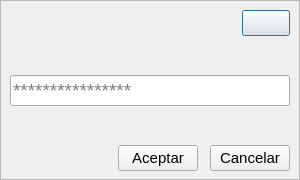
<?xml version="1.0" encoding="UTF-8"?>
<ui version="4.0">
 <class>MensageCon</class>
 <widget class="QDialog" name="MensageCon">
  <property name="geometry">
   <rect>
    <x>0</x>
    <y>0</y>
    <width>300</width>
    <height>180</height>
   </rect>
  </property>
  <property name="maximumSize">
   <size>
    <width>300</width>
    <height>200</height>
   </size>
  </property>
  <property name="windowTitle">
   <string>Dialog</string>
  </property>
  <layout class="QGridLayout" name="gridLayout">
   <property name="leftMargin">
    <number>0</number>
   </property>
   <property name="topMargin">
    <number>0</number>
   </property>
   <property name="rightMargin">
    <number>0</number>
   </property>
   <property name="bottomMargin">
    <number>0</number>
   </property>
   <property name="spacing">
    <number>0</number>
   </property>
   <item row="0" column="0">
    <widget class="QFrame" name="frame">
     <property name="frameShape">
      <enum>QFrame::StyledPanel</enum>
     </property>
     <property name="frameShadow">
      <enum>QFrame::Raised</enum>
     </property>
     <layout class="QVBoxLayout" name="verticalLayout">
      <property name="spacing">
       <number>0</number>
      </property>
      <property name="leftMargin">
       <number>0</number>
      </property>
      <property name="topMargin">
       <number>0</number>
      </property>
      <property name="rightMargin">
       <number>0</number>
      </property>
      <property name="bottomMargin">
       <number>0</number>
      </property>
      <item>
       <widget class="QWidget" name="widget" native="true">
        <property name="font">
         <font>
          <pointsize>11</pointsize>
         </font>
        </property>
        <layout class="QHBoxLayout" name="horizontalLayout_2">
         <property name="spacing">
          <number>0</number>
         </property>
         <property name="leftMargin">
          <number>0</number>
         </property>
         <property name="topMargin">
          <number>0</number>
         </property>
         <property name="rightMargin">
          <number>0</number>
         </property>
         <property name="bottomMargin">
          <number>0</number>
         </property>
         <item>
          <widget class="QLabel" name="label_2">
           <property name="sizePolicy">
            <sizepolicy hsizetype="Expanding" vsizetype="Preferred">
             <horstretch>0</horstretch>
             <verstretch>0</verstretch>
            </sizepolicy>
           </property>
           <property name="font">
            <font>
             <pointsize>13</pointsize>
             <bold>true</bold>
            </font>
           </property>
           <property name="text">
            <string/>
           </property>
           <property name="alignment">
            <set>Qt::AlignCenter</set>
           </property>
          </widget>
         </item>
         <item alignment="Qt::AlignRight">
          <widget class="QWidget" name="widget_14" native="true">
           <layout class="QGridLayout" name="gridLayout_5">
            <property name="leftMargin">
             <number>9</number>
            </property>
            <property name="topMargin">
             <number>9</number>
            </property>
            <property name="rightMargin">
             <number>9</number>
            </property>
            <property name="bottomMargin">
             <number>9</number>
            </property>
            <property name="spacing">
             <number>0</number>
            </property>
            <item row="0" column="0">
             <widget class="QPushButton" name="Cerrar">
              <property name="text">
               <string/>
              </property>
              <property name="icon">
               <iconset resource="../ICONS/ICONS.qrc">
                <normaloff>:/ICONS/cerrar.png</normaloff>:/ICONS/cerrar.png</iconset>
              </property>
              <property name="iconSize">
               <size>
                <width>25</width>
                <height>30</height>
               </size>
              </property>
             </widget>
            </item>
           </layout>
          </widget>
         </item>
        </layout>
       </widget>
      </item>
      <item>
       <widget class="QWidget" name="widget_3" native="true">
        <property name="sizePolicy">
         <sizepolicy hsizetype="Preferred" vsizetype="Expanding">
          <horstretch>0</horstretch>
          <verstretch>0</verstretch>
         </sizepolicy>
        </property>
        <layout class="QGridLayout" name="gridLayout_2">
         <property name="leftMargin">
          <number>0</number>
         </property>
         <property name="topMargin">
          <number>0</number>
         </property>
         <property name="rightMargin">
          <number>0</number>
         </property>
         <property name="bottomMargin">
          <number>0</number>
         </property>
         <property name="spacing">
          <number>0</number>
         </property>
         <item row="0" column="0">
          <widget class="QStackedWidget" name="stackedWidget">
           <property name="currentIndex">
            <number>0</number>
           </property>
           <widget class="QWidget" name="page">
            <layout class="QGridLayout" name="gridLayout_3">
             <item row="0" column="0">
              <widget class="QLineEdit" name="lineEdit">
               <property name="font">
                <font>
                 <pointsize>14</pointsize>
                </font>
               </property>
               <property name="echoMode">
                <enum>QLineEdit::Password</enum>
               </property>
               <property name="placeholderText">
                <string>****************</string>
               </property>
               <property name="clearButtonEnabled">
                <bool>true</bool>
               </property>
              </widget>
             </item>
            </layout>
           </widget>
           <widget class="QWidget" name="page_2">
            <layout class="QGridLayout" name="gridLayout_6">
             <property name="leftMargin">
              <number>0</number>
             </property>
             <property name="topMargin">
              <number>0</number>
             </property>
             <property name="rightMargin">
              <number>0</number>
             </property>
             <property name="bottomMargin">
              <number>0</number>
             </property>
             <property name="spacing">
              <number>0</number>
             </property>
             <item row="0" column="0">
              <widget class="QLabel" name="label">
               <property name="font">
                <font>
                 <pointsize>12</pointsize>
                </font>
               </property>
               <property name="text">
                <string/>
               </property>
               <property name="alignment">
                <set>Qt::AlignCenter</set>
               </property>
              </widget>
             </item>
            </layout>
           </widget>
          </widget>
         </item>
        </layout>
       </widget>
      </item>
      <item>
       <widget class="QWidget" name="widget_2" native="true">
        <layout class="QGridLayout" name="gridLayout_4">
         <property name="leftMargin">
          <number>0</number>
         </property>
         <property name="topMargin">
          <number>0</number>
         </property>
         <property name="rightMargin">
          <number>0</number>
         </property>
         <property name="bottomMargin">
          <number>0</number>
         </property>
         <property name="spacing">
          <number>0</number>
         </property>
         <item row="0" column="0" alignment="Qt::AlignRight">
          <widget class="QWidget" name="widget_5" native="true">
           <layout class="QHBoxLayout" name="horizontalLayout">
            <property name="spacing">
             <number>12</number>
            </property>
            <property name="leftMargin">
             <number>9</number>
            </property>
            <property name="topMargin">
             <number>9</number>
            </property>
            <property name="rightMargin">
             <number>9</number>
            </property>
            <property name="bottomMargin">
             <number>8</number>
            </property>
            <item>
             <widget class="QPushButton" name="pushButton_3">
              <property name="font">
               <font>
                <pointsize>11</pointsize>
               </font>
              </property>
              <property name="text">
               <string>Aceptar</string>
              </property>
             </widget>
            </item>
            <item>
             <widget class="QPushButton" name="pushButton_2">
              <property name="font">
               <font>
                <pointsize>11</pointsize>
               </font>
              </property>
              <property name="text">
               <string>Cancelar</string>
              </property>
             </widget>
            </item>
           </layout>
          </widget>
         </item>
        </layout>
       </widget>
      </item>
     </layout>
    </widget>
   </item>
  </layout>
 </widget>
 <resources>
  <include location="../ICONS/ICONS.qrc"/>
 </resources>
 <connections>
  <connection>
   <sender>Cerrar</sender>
   <signal>clicked()</signal>
   <receiver>MensageCon</receiver>
   <slot>close()</slot>
   <hints>
    <hint type="sourcelabel">
     <x>278</x>
     <y>31</y>
    </hint>
    <hint type="destinationlabel">
     <x>300</x>
     <y>33</y>
    </hint>
   </hints>
  </connection>
 </connections>
</ui>
